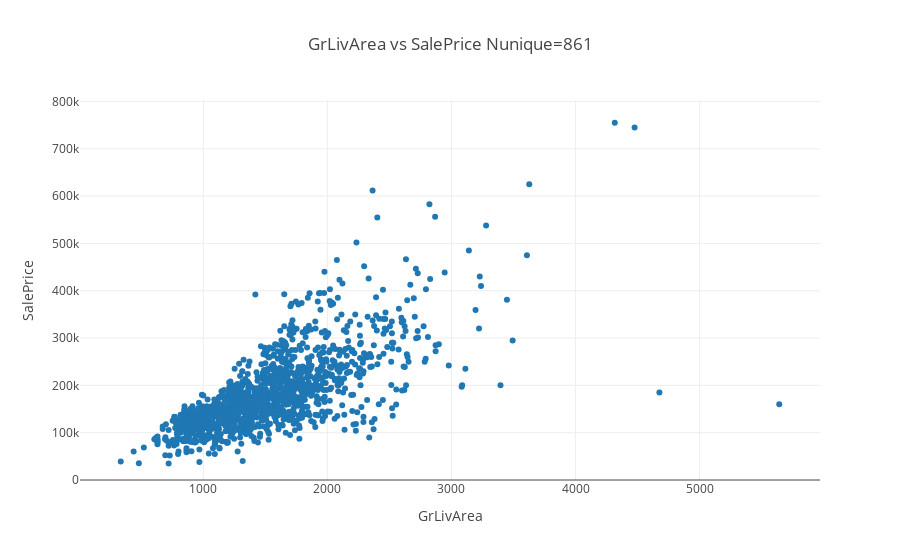
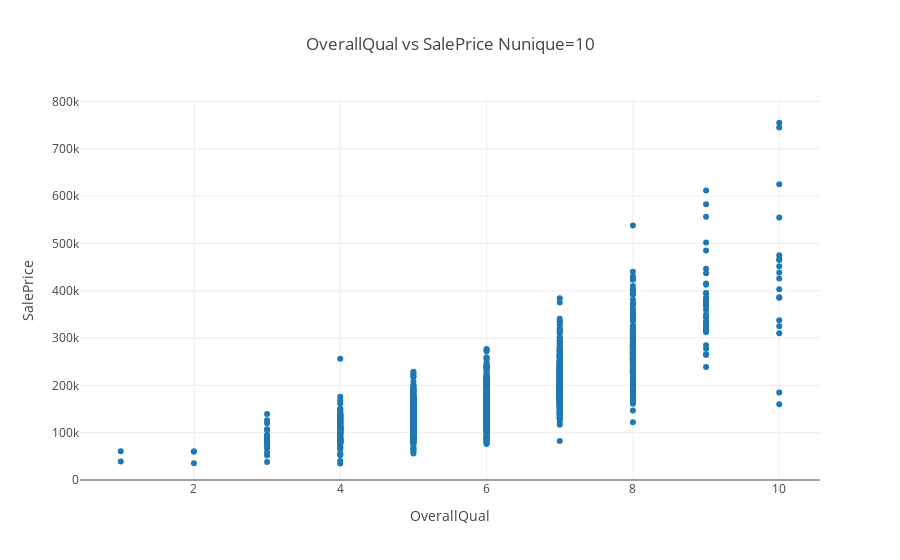
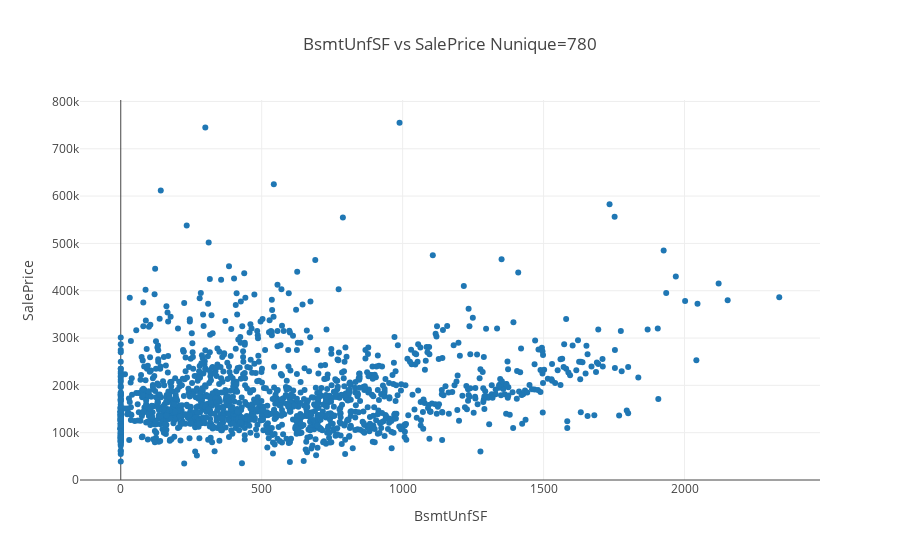
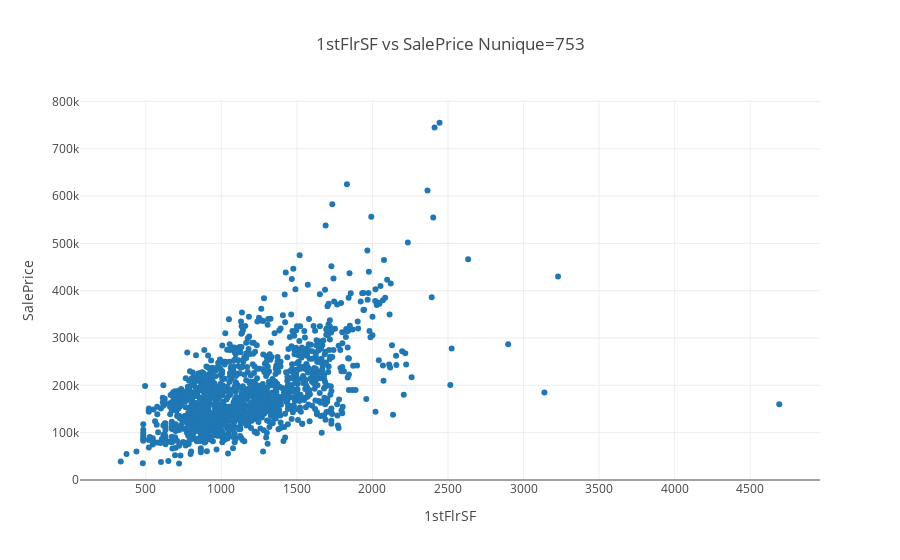

Source (notebook cell) for these figures, in order:
### Code cell
for col in ['GrLivArea', 'OverallQual','BsmtUnfSF', '1stFlrSF', 'BsmtFinSF1', '2ndFlrSF']:
    fig = go.Figure()
    fig.add_scatter(x=df[col], y=df['SalePrice'], mode='markers')
    fig.layout.template = 'gridon'
    fig.layout.xaxis.title = col
    fig.layout.yaxis.title = 'SalePrice'
    fig.layout.yaxis.rangemode = 'tozero'
    fig.layout.title = f'{col} vs SalePrice Nunique={df_feature_sorted.loc[col,1]}'
    fig.show()

### Figure 1 — Plotly figure (JSON) as saved in the notebook; plotly's stock layout.template omitted (floating-point values rounded to 4 significant figures; data arrays with more than 128 entries replaced by an {"elided": "..."} marker saying what was removed)
{"data": [{"mode": "markers", "type": "scatter", "x": {"elided": "1460 int values"}, "y": {"elided": "1460 int values"}}], "layout": {"title": {"text": "GrLivArea vs SalePrice Nunique=861"}, "xaxis": {"title": {"text": "GrLivArea"}}, "yaxis": {"rangemode": "tozero", "title": {"text": "SalePrice"}}}}

### Figure 2 — Plotly figure (JSON) as saved in the notebook; plotly's stock layout.template omitted (floating-point values rounded to 4 significant figures; data arrays with more than 128 entries replaced by an {"elided": "..."} marker saying what was removed)
{"data": [{"mode": "markers", "type": "scatter", "x": {"elided": "1460 int values"}, "y": {"elided": "1460 int values"}}], "layout": {"title": {"text": "OverallQual vs SalePrice Nunique=10"}, "xaxis": {"title": {"text": "OverallQual"}}, "yaxis": {"rangemode": "tozero", "title": {"text": "SalePrice"}}}}

### Figure 3 — Plotly figure (JSON) as saved in the notebook; plotly's stock layout.template omitted (floating-point values rounded to 4 significant figures; data arrays with more than 128 entries replaced by an {"elided": "..."} marker saying what was removed)
{"data": [{"mode": "markers", "type": "scatter", "x": {"elided": "1460 int values"}, "y": {"elided": "1460 int values"}}], "layout": {"title": {"text": "BsmtUnfSF vs SalePrice Nunique=780"}, "xaxis": {"title": {"text": "BsmtUnfSF"}}, "yaxis": {"rangemode": "tozero", "title": {"text": "SalePrice"}}}}

### Figure 4 — Plotly figure (JSON) as saved in the notebook; plotly's stock layout.template omitted (floating-point values rounded to 4 significant figures; data arrays with more than 128 entries replaced by an {"elided": "..."} marker saying what was removed)
{"data": [{"mode": "markers", "type": "scatter", "x": {"elided": "1460 int values"}, "y": {"elided": "1460 int values"}}], "layout": {"title": {"text": "1stFlrSF vs SalePrice Nunique=753"}, "xaxis": {"title": {"text": "1stFlrSF"}}, "yaxis": {"rangemode": "tozero", "title": {"text": "SalePrice"}}}}
